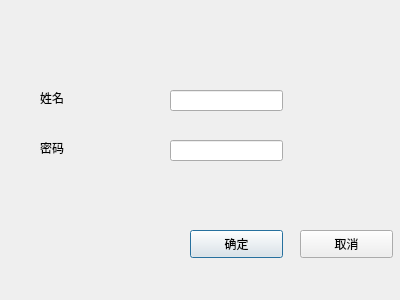
<?xml version="1.0" encoding="UTF-8"?>
<ui version="4.0">
 <class>reg_staff_med</class>
 <widget class="QDialog" name="reg_staff_med">
  <property name="geometry">
   <rect>
    <x>0</x>
    <y>0</y>
    <width>400</width>
    <height>300</height>
   </rect>
  </property>
  <property name="windowTitle">
   <string>Dialog</string>
  </property>
  <widget class="QLineEdit" name="lineEdit">
   <property name="geometry">
    <rect>
     <x>170</x>
     <y>90</y>
     <width>113</width>
     <height>21</height>
    </rect>
   </property>
  </widget>
  <widget class="QLineEdit" name="lineEdit_2">
   <property name="geometry">
    <rect>
     <x>170</x>
     <y>140</y>
     <width>113</width>
     <height>21</height>
    </rect>
   </property>
  </widget>
  <widget class="QLabel" name="label">
   <property name="geometry">
    <rect>
     <x>40</x>
     <y>90</y>
     <width>72</width>
     <height>15</height>
    </rect>
   </property>
   <property name="text">
    <string>姓名</string>
   </property>
  </widget>
  <widget class="QLabel" name="label_2">
   <property name="geometry">
    <rect>
     <x>40</x>
     <y>140</y>
     <width>72</width>
     <height>15</height>
    </rect>
   </property>
   <property name="text">
    <string>密码</string>
   </property>
  </widget>
  <widget class="QPushButton" name="pushButton">
   <property name="geometry">
    <rect>
     <x>190</x>
     <y>230</y>
     <width>93</width>
     <height>28</height>
    </rect>
   </property>
   <property name="text">
    <string>确定</string>
   </property>
  </widget>
  <widget class="QPushButton" name="pushButton_2">
   <property name="geometry">
    <rect>
     <x>300</x>
     <y>230</y>
     <width>93</width>
     <height>28</height>
    </rect>
   </property>
   <property name="text">
    <string>取消</string>
   </property>
  </widget>
 </widget>
 <resources/>
 <connections>
  <connection>
   <sender>pushButton_2</sender>
   <signal>clicked()</signal>
   <receiver>reg_staff_med</receiver>
   <slot>close()</slot>
   <hints>
    <hint type="sourcelabel">
     <x>346</x>
     <y>249</y>
    </hint>
    <hint type="destinationlabel">
     <x>350</x>
     <y>187</y>
    </hint>
   </hints>
  </connection>
 </connections>
</ui>
